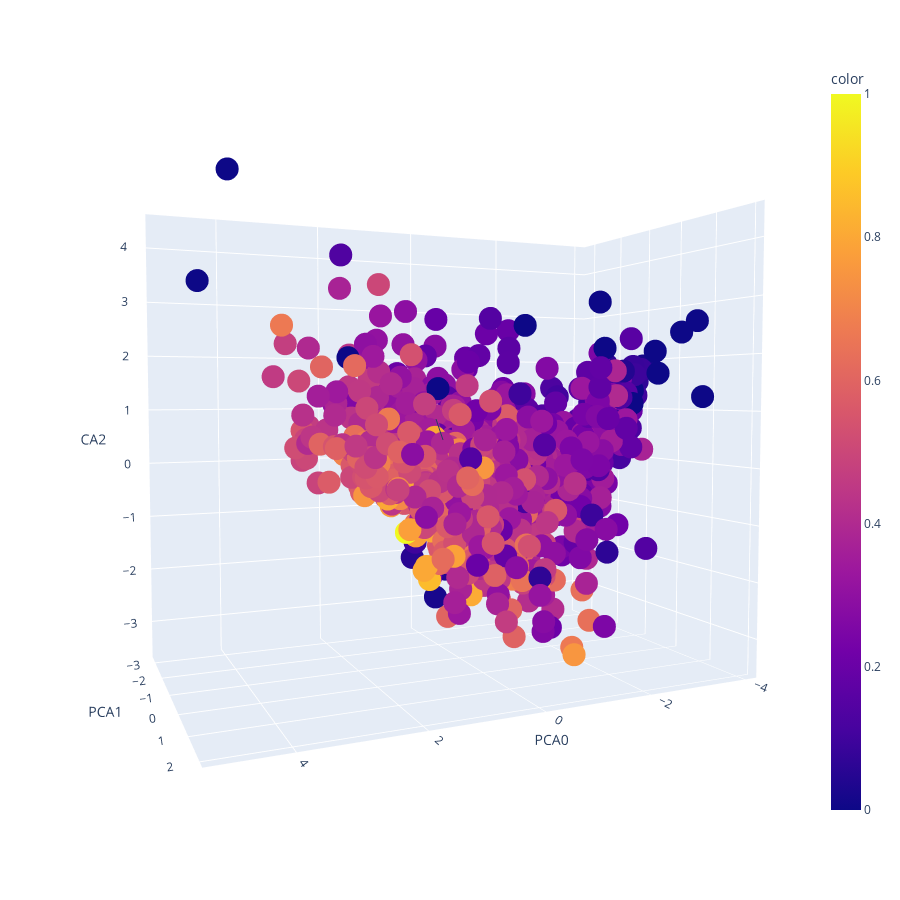

Notebook code cell kept with this figure:
### Code cell
# Représentation dynamique en 3D  des axes factorielles en fonction de la proportion
# de logements energivores
#components = pca.fit_transform(sc_dpe)
var = pca.explained_variance_ratio_.sum() # variance expliquée
# Plot de la figure
fig = px.scatter_3d(data_frame=result[['PCA0','PCA1','PCA2']], x = 'PCA0', y='PCA1', z='PCA2',
                   color=result['energivore'],width=900,height=900)
fig.add_annotation()
fig.show()

### Figure 1 — Plotly figure (JSON) as saved in the notebook; plotly's stock layout.template omitted (floating-point values rounded to 4 significant figures; data arrays with more than 128 entries replaced by an {"elided": "..."} marker saying what was removed)
{"data": [{"hovertemplate": "PCA0=%{x}<br>PCA1=%{y}<br>PCA2=%{z}<br>color=%{marker.color}<extra></extra>", "legendgroup": "", "marker": {"color": {"elided": "1002 float values"}, "coloraxis": "coloraxis", "symbol": "circle"}, "mode": "markers", "name": "", "scene": "scene", "showlegend": false, "type": "scatter3d", "x": {"elided": "1002 float values"}, "y": {"elided": "1002 float values"}, "z": {"elided": "1002 float values"}}], "layout": {"annotations": [{}], "coloraxis": {"colorbar": {"title": {"text": "color"}}, "colorscale": [[0, "#0d0887"], [0.1111, "#46039f"], [0.2222, "#7201a8"], [0.3333, "#9c179e"], [0.4444, "#bd3786"], [0.5556, "#d8576b"], [0.6667, "#ed7953"], [0.7778, "#fb9f3a"], [0.8889, "#fdca26"], [1, "#f0f921"]]}, "height": 900, "legend": {"tracegroupgap": 0}, "margin": {"t": 60}, "scene": {"aspectmode": "auto", "aspectratio": {"x": 1.249, "y": 0.7372, "z": 1.086}, "camera": {"center": {"x": 0, "y": 0, "z": 0}, "eye": {"x": 0.8786, "y": 1.976, "z": 0.1113}, "projection": {"type": "perspective"}, "up": {"x": 0, "y": 0, "z": 1}}, "domain": {"x": [0, 1], "y": [0, 1]}, "xaxis": {"title": {"text": "PCA0"}, "type": "linear"}, "yaxis": {"title": {"text": "PCA1"}, "type": "linear"}, "zaxis": {"title": {"text": "PCA2"}, "type": "linear"}}, "width": 900}}
